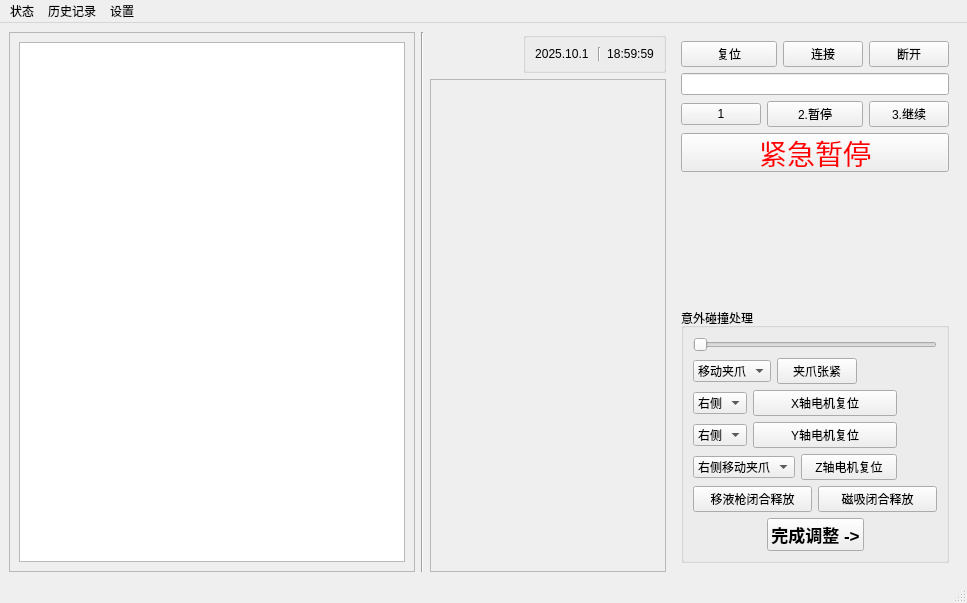
<?xml version="1.0" encoding="UTF-8"?>
<ui version="4.0">
 <class>MainWindow</class>
 <widget class="QMainWindow" name="MainWindow">
  <property name="geometry">
   <rect>
    <x>0</x>
    <y>0</y>
    <width>967</width>
    <height>590</height>
   </rect>
  </property>
  <property name="windowTitle">
   <string>MainWindow</string>
  </property>
  <property name="windowIcon">
   <iconset resource="picture.qrc">
    <normaloff>:/main/pic/logo2.png</normaloff>:/main/pic/logo2.png</iconset>
  </property>
  <widget class="QWidget" name="centralwidget">
   <layout class="QGridLayout" name="gridLayout">
    <item row="0" column="0">
     <layout class="QHBoxLayout" name="horizontalLayout_4" stretch="2,0">
      <item>
       <layout class="QHBoxLayout" name="horizontalLayout" stretch="2,0,0">
        <item>
         <widget class="QFrame" name="frame_1">
          <property name="styleSheet">
           <string notr="true"/>
          </property>
          <property name="frameShape">
           <enum>QFrame::Shape::StyledPanel</enum>
          </property>
          <property name="frameShadow">
           <enum>QFrame::Shadow::Raised</enum>
          </property>
          <layout class="QGridLayout" name="gridLayout_5">
           <item row="0" column="0">
            <widget class="QGraphicsView" name="graphicsView"/>
           </item>
          </layout>
         </widget>
        </item>
        <item>
         <widget class="Line" name="line_3">
          <property name="orientation">
           <enum>Qt::Orientation::Vertical</enum>
          </property>
         </widget>
        </item>
        <item>
         <layout class="QVBoxLayout" name="verticalLayout" stretch="0,1">
          <item>
           <layout class="QHBoxLayout" name="horizontalLayout_3" stretch="2,0,0,0">
            <item>
             <spacer name="horizontalSpacer">
              <property name="orientation">
               <enum>Qt::Orientation::Horizontal</enum>
              </property>
              <property name="sizeHint" stdset="0">
               <size>
                <width>40</width>
                <height>20</height>
               </size>
              </property>
             </spacer>
            </item>
            <item>
             <widget class="QLabel" name="labelLogo">
              <property name="text">
               <string/>
              </property>
              <property name="alignment">
               <set>Qt::AlignmentFlag::AlignCenter</set>
              </property>
             </widget>
            </item>
            <item>
             <spacer name="horizontalSpacer_2">
              <property name="orientation">
               <enum>Qt::Orientation::Horizontal</enum>
              </property>
              <property name="sizeHint" stdset="0">
               <size>
                <width>40</width>
                <height>20</height>
               </size>
              </property>
             </spacer>
            </item>
            <item>
             <widget class="QGroupBox" name="groupBox">
              <property name="title">
               <string/>
              </property>
              <layout class="QHBoxLayout" name="horizontalLayout_2">
               <item>
                <widget class="QLabel" name="labelDate">
                 <property name="text">
                  <string>2025.10.1 </string>
                 </property>
                 <property name="alignment">
                  <set>Qt::AlignmentFlag::AlignCenter</set>
                 </property>
                </widget>
               </item>
               <item>
                <widget class="Line" name="line">
                 <property name="orientation">
                  <enum>Qt::Orientation::Vertical</enum>
                 </property>
                </widget>
               </item>
               <item>
                <widget class="QLabel" name="labelTime">
                 <property name="text">
                  <string>18:59:59</string>
                 </property>
                 <property name="alignment">
                  <set>Qt::AlignmentFlag::AlignCenter</set>
                 </property>
                </widget>
               </item>
              </layout>
             </widget>
            </item>
           </layout>
          </item>
          <item>
           <widget class="QFrame" name="frame_2">
            <property name="frameShape">
             <enum>QFrame::Shape::StyledPanel</enum>
            </property>
            <property name="frameShadow">
             <enum>QFrame::Shadow::Raised</enum>
            </property>
           </widget>
          </item>
         </layout>
        </item>
       </layout>
      </item>
      <item>
       <widget class="QStackedWidget" name="stackedWidget">
        <property name="currentIndex">
         <number>0</number>
        </property>
        <widget class="QWidget" name="mainPage">
         <layout class="QGridLayout" name="gridLayout_4">
          <item row="0" column="0">
           <layout class="QGridLayout" name="gridLayout_2">
            <item row="0" column="0" colspan="2">
             <widget class="QPushButton" name="pushButton_4">
              <property name="text">
               <string>复位</string>
              </property>
             </widget>
            </item>
            <item row="0" column="2" colspan="2">
             <layout class="QHBoxLayout" name="horizontalLayout_5">
              <item>
               <widget class="QPushButton" name="pushButton">
                <property name="text">
                 <string>连接</string>
                </property>
               </widget>
              </item>
              <item>
               <widget class="QPushButton" name="pushButton_2">
                <property name="text">
                 <string>断开</string>
                </property>
               </widget>
              </item>
             </layout>
            </item>
            <item row="1" column="0" colspan="4">
             <widget class="QLineEdit" name="lineEdit"/>
            </item>
            <item row="2" column="0">
             <widget class="QPushButton" name="pushButton_7">
              <property name="text">
               <string>1</string>
              </property>
             </widget>
            </item>
            <item row="2" column="1" colspan="2">
             <widget class="QPushButton" name="pushButton_8">
              <property name="text">
               <string>2.暂停</string>
              </property>
             </widget>
            </item>
            <item row="2" column="3">
             <widget class="QPushButton" name="pushButton_3">
              <property name="text">
               <string>3.继续</string>
              </property>
             </widget>
            </item>
            <item row="3" column="0" colspan="4">
             <widget class="QPushButton" name="pushButton_Stop">
              <property name="sizePolicy">
               <sizepolicy hsizetype="Minimum" vsizetype="Minimum">
                <horstretch>0</horstretch>
                <verstretch>0</verstretch>
               </sizepolicy>
              </property>
              <property name="minimumSize">
               <size>
                <width>0</width>
                <height>39</height>
               </size>
              </property>
              <property name="font">
               <font>
                <pointsize>21</pointsize>
               </font>
              </property>
              <property name="styleSheet">
               <string notr="true">color: red;</string>
              </property>
              <property name="text">
               <string>紧急暂停</string>
              </property>
             </widget>
            </item>
           </layout>
          </item>
          <item row="1" column="0">
           <spacer name="verticalSpacer">
            <property name="orientation">
             <enum>Qt::Orientation::Vertical</enum>
            </property>
            <property name="sizeHint" stdset="0">
             <size>
              <width>20</width>
              <height>227</height>
             </size>
            </property>
           </spacer>
          </item>
          <item row="2" column="0">
           <widget class="QGroupBox" name="groupBox_2">
            <property name="title">
             <string>意外碰撞处理</string>
            </property>
            <layout class="QGridLayout" name="gridLayout_3">
             <item row="0" column="0">
              <layout class="QVBoxLayout" name="verticalLayout_2">
               <item>
                <widget class="QSlider" name="horizontalSliderTight">
                 <property name="maximum">
                  <number>100</number>
                 </property>
                 <property name="orientation">
                  <enum>Qt::Orientation::Horizontal</enum>
                 </property>
                </widget>
               </item>
               <item>
                <layout class="QHBoxLayout" name="horizontalLayout_7" stretch="0,0,0">
                 <item>
                  <widget class="QComboBox" name="comboBoxTight">
                   <item>
                    <property name="text">
                     <string>移动夹爪</string>
                    </property>
                   </item>
                   <item>
                    <property name="text">
                     <string>固定夹爪</string>
                    </property>
                   </item>
                  </widget>
                 </item>
                 <item>
                  <widget class="QPushButton" name="pushButton_Tight">
                   <property name="text">
                    <string>夹爪张紧</string>
                   </property>
                  </widget>
                 </item>
                 <item>
                  <spacer name="horizontalSpacer_7">
                   <property name="orientation">
                    <enum>Qt::Orientation::Horizontal</enum>
                   </property>
                   <property name="sizeHint" stdset="0">
                    <size>
                     <width>40</width>
                     <height>20</height>
                    </size>
                   </property>
                  </spacer>
                 </item>
                </layout>
               </item>
               <item>
                <layout class="QHBoxLayout" name="horizontalLayout_9" stretch="0,1,0">
                 <item>
                  <widget class="QComboBox" name="comboBox">
                   <item>
                    <property name="text">
                     <string>右侧</string>
                    </property>
                   </item>
                   <item>
                    <property name="text">
                     <string>左测</string>
                    </property>
                   </item>
                  </widget>
                 </item>
                 <item>
                  <widget class="QPushButton" name="pushButton_9">
                   <property name="text">
                    <string>X轴电机复位</string>
                   </property>
                  </widget>
                 </item>
                 <item>
                  <spacer name="horizontalSpacer_6">
                   <property name="orientation">
                    <enum>Qt::Orientation::Horizontal</enum>
                   </property>
                   <property name="sizeHint" stdset="0">
                    <size>
                     <width>40</width>
                     <height>20</height>
                    </size>
                   </property>
                  </spacer>
                 </item>
                </layout>
               </item>
               <item>
                <layout class="QHBoxLayout" name="horizontalLayout_11" stretch="0,1,0">
                 <item>
                  <widget class="QComboBox" name="comboBox_3">
                   <item>
                    <property name="text">
                     <string>右侧</string>
                    </property>
                   </item>
                   <item>
                    <property name="text">
                     <string>左侧</string>
                    </property>
                   </item>
                  </widget>
                 </item>
                 <item>
                  <widget class="QPushButton" name="pushButton_11">
                   <property name="text">
                    <string>Y轴电机复位</string>
                   </property>
                  </widget>
                 </item>
                 <item>
                  <spacer name="horizontalSpacer_8">
                   <property name="orientation">
                    <enum>Qt::Orientation::Horizontal</enum>
                   </property>
                   <property name="sizeHint" stdset="0">
                    <size>
                     <width>40</width>
                     <height>20</height>
                    </size>
                   </property>
                  </spacer>
                 </item>
                </layout>
               </item>
               <item>
                <layout class="QHBoxLayout" name="horizontalLayout_10" stretch="1,1,0">
                 <item>
                  <widget class="QComboBox" name="comboBox_2">
                   <item>
                    <property name="text">
                     <string>右侧移动夹爪</string>
                    </property>
                   </item>
                   <item>
                    <property name="text">
                     <string>右侧移液器</string>
                    </property>
                   </item>
                   <item>
                    <property name="text">
                     <string>左侧固体</string>
                    </property>
                   </item>
                  </widget>
                 </item>
                 <item>
                  <widget class="QPushButton" name="pushButton_10">
                   <property name="text">
                    <string>Z轴电机复位</string>
                   </property>
                  </widget>
                 </item>
                 <item>
                  <spacer name="horizontalSpacer_10">
                   <property name="orientation">
                    <enum>Qt::Orientation::Horizontal</enum>
                   </property>
                   <property name="sizeHint" stdset="0">
                    <size>
                     <width>40</width>
                     <height>20</height>
                    </size>
                   </property>
                  </spacer>
                 </item>
                </layout>
               </item>
               <item>
                <layout class="QHBoxLayout" name="horizontalLayout_8">
                 <item>
                  <widget class="QPushButton" name="pushButton_5">
                   <property name="text">
                    <string>移液枪闭合释放</string>
                   </property>
                  </widget>
                 </item>
                 <item>
                  <widget class="QPushButton" name="pushButton_6">
                   <property name="text">
                    <string>磁吸闭合释放</string>
                   </property>
                  </widget>
                 </item>
                </layout>
               </item>
               <item>
                <layout class="QHBoxLayout" name="horizontalLayout_12" stretch="1,1,1">
                 <item>
                  <spacer name="horizontalSpacer_3">
                   <property name="orientation">
                    <enum>Qt::Orientation::Horizontal</enum>
                   </property>
                   <property name="sizeHint" stdset="0">
                    <size>
                     <width>40</width>
                     <height>20</height>
                    </size>
                   </property>
                  </spacer>
                 </item>
                 <item>
                  <widget class="QPushButton" name="pushButton_12">
                   <property name="minimumSize">
                    <size>
                     <width>0</width>
                     <height>33</height>
                    </size>
                   </property>
                   <property name="font">
                    <font>
                     <pointsize>13</pointsize>
                     <bold>true</bold>
                    </font>
                   </property>
                   <property name="text">
                    <string>完成调整 -&gt;</string>
                   </property>
                  </widget>
                 </item>
                 <item>
                  <spacer name="horizontalSpacer_4">
                   <property name="orientation">
                    <enum>Qt::Orientation::Horizontal</enum>
                   </property>
                   <property name="sizeHint" stdset="0">
                    <size>
                     <width>40</width>
                     <height>20</height>
                    </size>
                   </property>
                  </spacer>
                 </item>
                </layout>
               </item>
              </layout>
             </item>
            </layout>
           </widget>
          </item>
         </layout>
        </widget>
        <widget class="QWidget" name="scanPage">
         <layout class="QVBoxLayout" name="scanPageLayout">
          <property name="spacing">
           <number>10</number>
          </property>
          <property name="leftMargin">
           <number>0</number>
          </property>
          <property name="topMargin">
           <number>0</number>
          </property>
          <property name="rightMargin">
           <number>0</number>
          </property>
          <property name="bottomMargin">
           <number>0</number>
          </property>
          <item>
           <widget class="QWidget" name="videoContainer" native="true">
            <property name="sizePolicy">
             <sizepolicy hsizetype="Expanding" vsizetype="Expanding">
              <horstretch>0</horstretch>
              <verstretch>3</verstretch>
             </sizepolicy>
            </property>
            <property name="minimumSize">
             <size>
              <width>0</width>
              <height>300</height>
             </size>
            </property>
            <layout class="QVBoxLayout" name="videoContainerLayout">
             <property name="spacing">
              <number>0</number>
             </property>
             <property name="leftMargin">
              <number>0</number>
             </property>
             <property name="topMargin">
              <number>0</number>
             </property>
             <property name="rightMargin">
              <number>0</number>
             </property>
             <property name="bottomMargin">
              <number>0</number>
             </property>
            </layout>
           </widget>
          </item>
          <item>
           <widget class="QWidget" name="resultContainer" native="true">
            <property name="sizePolicy">
             <sizepolicy hsizetype="Expanding" vsizetype="Expanding">
              <horstretch>0</horstretch>
              <verstretch>2</verstretch>
             </sizepolicy>
            </property>
            <property name="minimumSize">
             <size>
              <width>0</width>
              <height>150</height>
             </size>
            </property>
            <layout class="QVBoxLayout" name="resultLayout">
             <property name="spacing">
              <number>10</number>
             </property>
             <property name="leftMargin">
              <number>15</number>
             </property>
             <property name="topMargin">
              <number>10</number>
             </property>
             <property name="rightMargin">
              <number>15</number>
             </property>
             <property name="bottomMargin">
              <number>10</number>
             </property>
             <item>
              <widget class="QLabel" name="resultTitleLabel">
               <property name="font">
                <font>
                 <pointsize>14</pointsize>
                 <bold>true</bold>
                </font>
               </property>
               <property name="text">
                <string>识别结果：</string>
               </property>
              </widget>
             </item>
             <item>
              <widget class="QListWidget" name="phoneListWidget">
               <property name="font">
                <font>
                 <pointsize>14</pointsize>
                </font>
               </property>
               <property name="styleSheet">
                <string>QListWidget {
    border: 2px solid #cccccc;
    border-radius: 5px;
    background-color: #f5f5f5;
}
QListWidget::item {
    padding: 10px;
    border-bottom: 1px solid #dddddd;
}
QListWidget::item:selected {
    background-color: #4CAF50;
    color: white;
}</string>
               </property>
              </widget>
             </item>
            </layout>
           </widget>
          </item>
          <item>
           <widget class="QWidget" name="buttonContainer" native="true">
            <property name="minimumSize">
             <size>
              <width>0</width>
              <height>70</height>
             </size>
            </property>
            <layout class="QHBoxLayout" name="buttonLayout">
             <property name="spacing">
              <number>10</number>
             </property>
             <property name="leftMargin">
              <number>15</number>
             </property>
             <property name="topMargin">
              <number>10</number>
             </property>
             <property name="rightMargin">
              <number>15</number>
             </property>
             <property name="bottomMargin">
              <number>10</number>
             </property>
             <item>
              <widget class="QPushButton" name="backBtn">
               <property name="minimumSize">
                <size>
                 <width>0</width>
                 <height>50</height>
                </size>
               </property>
               <property name="font">
                <font>
                 <pointsize>16</pointsize>
                </font>
               </property>
               <property name="styleSheet">
                <string>QPushButton {
    background-color: #757575;
    color: white;
    border-radius: 5px;
}
QPushButton:pressed {
    background-color: #616161;
}</string>
               </property>
               <property name="text">
                <string>返回</string>
               </property>
              </widget>
             </item>
             <item>
              <widget class="QPushButton" name="captureBtn">
               <property name="minimumSize">
                <size>
                 <width>0</width>
                 <height>50</height>
                </size>
               </property>
               <property name="font">
                <font>
                 <pointsize>16</pointsize>
                </font>
               </property>
               <property name="styleSheet">
                <string>QPushButton {
    background-color: #2196F3;
    color: white;
    border-radius: 5px;
}
QPushButton:pressed {
    background-color: #1976D2;
}</string>
               </property>
               <property name="text">
                <string>拍照识别</string>
               </property>
              </widget>
             </item>
             <item>
              <widget class="QPushButton" name="callBtn">
               <property name="enabled">
                <bool>false</bool>
               </property>
               <property name="minimumSize">
                <size>
                 <width>0</width>
                 <height>50</height>
                </size>
               </property>
               <property name="font">
                <font>
                 <pointsize>16</pointsize>
                </font>
               </property>
               <property name="styleSheet">
                <string>QPushButton {
    background-color: #4CAF50;
    color: white;
    border-radius: 5px;
}
QPushButton:pressed {
    background-color: #45a049;
}
QPushButton:disabled {
    background-color: #cccccc;
    color: #888888;
}</string>
               </property>
               <property name="text">
                <string>拨打电话</string>
               </property>
              </widget>
             </item>
            </layout>
           </widget>
          </item>
         </layout>
        </widget>
       </widget>
      </item>
     </layout>
    </item>
   </layout>
  </widget>
  <widget class="QMenuBar" name="menubar">
   <property name="geometry">
    <rect>
     <x>0</x>
     <y>0</y>
     <width>967</width>
     <height>18</height>
    </rect>
   </property>
   <widget class="QMenu" name="menuStatus">
    <property name="title">
     <string>状态</string>
    </property>
   </widget>
   <widget class="QMenu" name="menuHistory">
    <property name="title">
     <string>历史记录</string>
    </property>
   </widget>
   <widget class="QMenu" name="menuSettings">
    <property name="title">
     <string>设置</string>
    </property>
   </widget>
   <addaction name="menuStatus"/>
   <addaction name="menuHistory"/>
   <addaction name="menuSettings"/>
  </widget>
  <widget class="QStatusBar" name="statusbar"/>
 </widget>
 <resources>
  <include location="picture.qrc"/>
 </resources>
 <connections/>
 <slots>
  <slot>testRecipeSend()</slot>
 </slots>
</ui>
